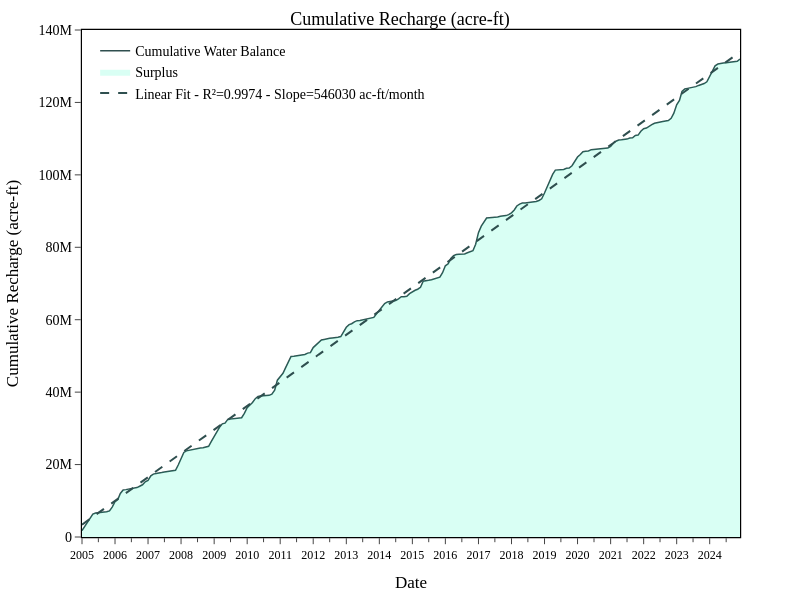

The notebook cell saved with this chart:
### Code cell
import plotly.graph_objects as go
import pandas as pd

# Prepare data (ensure sorted and handle missing)
plot_df = zonal_stats_df.copy().sort_values('Date')
# plot_df[['Irrigation_m3','Precip_and_Snowmelt_m3','AET_m3']] = plot_df[['Irrigation_m3','Precip_and_Snowmelt_m3','AET_m3']].fillna(0)

# Net monthly balance (inputs - outputs), convert to acre-ft
plot_df['Recharge_acft'] = (
    plot_df['Recharge_m3']
) * 0.000810714

# Cumulative water balance (acre-ft)
plot_df['Cum_Recharge_acft'] = plot_df['Recharge_acft'].cumsum()

# Linear fit to plot_df['Cum_Recharge_acft']
fit = np.polyfit(plot_df.index, plot_df['Cum_Recharge_acft'], 1)
fit_fn = np.poly1d(fit)
# R2 calculation
y_true = plot_df['Cum_Recharge_acft'].values
y_pred = fit_fn(plot_df.index)
ss_res = np.sum((y_true - y_pred) ** 2)
ss_tot = np.sum((y_true - np.mean(y_true)) ** 2)
r_squared = 1 - ss_res / ss_tot
print(f"R² of cumulative recharge linear fit: {r_squared:.4f}")

fig = go.Figure()

# Main cumulative line
fig.add_trace(go.Scatter(
    x=plot_df['Date'],
    y=plot_df['Cum_Recharge_acft'],
    mode='lines',
    line=dict(color='darkslategray', width=1.5),
    name='Cumulative Water Balance'
))

# Positive fill (blue) above zero
fig.add_trace(go.Scatter(
    x=plot_df['Date'],
    y=plot_df['Cum_Recharge_acft'].clip(lower=0),
    fill='tozeroy',
    fillcolor='rgba(0, 255, 183, 0.15)',
    line=dict(width=0),
    name='Surplus',
    hoverinfo='skip'
))

# # Negative fill (red) below zero
# fig.add_trace(go.Scatter(
#     x=plot_df['Date'],
#     y=plot_df['Cum_Recharge_acft'].clip(upper=0),
#     fill='tozeroy',
#     fillcolor='rgba(220, 20, 60, 0.3)',
#     line=dict(width=0),
#     name='Deficit',
#     hoverinfo='skip'
# ))

# add linear fit line
fig.add_trace(go.Scatter(
    x=plot_df['Date'],
    y=fit_fn(plot_df.index),
    mode='lines',
    line=dict(color='darkslategrey', width=2, dash='dash'),
    name=f'Linear Fit - R²={r_squared:.4f} - Slope={fit[0]:.0f} ac-ft/month'
)) 

# Zero line
# fig.add_hline(y=0, line_dash="solid", line_color="black", line_width=0.8)

# Styling (matching your last plot)
target_font = "Times New Roman"
target_size = 14

fig.update_layout(
    height=600, width=800, plot_bgcolor='white',
    font=dict(family=target_font, size=target_size, color="black"),
    title_text="Cumulative Recharge (acre-ft)",
    title_x=0.5,
    title_y=0.98,
    title_font=dict(family=target_font, size=18),
    margin=dict(t=30, b=60, l=60, r=60),
    legend=dict(x=0.02, y=0.99, xanchor="left", yanchor="top")
)

fig.update_xaxes(
    showline=True, linewidth=1.2, linecolor='black', mirror=True,
    showgrid=False,
    title_text="Date",
    title_font=dict(family=target_font),
    tickfont=dict(family=target_font, size=12),
    ticks="outside",
    ticklen=6,
    range=[pd.Timestamp('2005-01-01'), pd.Timestamp('2024-12-01')],
    dtick="M12",
    minor=dict(ticklen=4, dtick="M6", showgrid=False)
)

fig.update_yaxes(
    showline=True, linewidth=1.2, linecolor='black', mirror=True,
    showgrid=False,
    title_text="Cumulative Recharge (acre-ft)",
    title_font=dict(family=target_font),
    tickfont=dict(family=target_font),
    ticks="outside",
    ticklen=6,
    range=[0, 140E6]
)

fig.show()

### Figure 1 — Plotly figure (JSON) as saved in the notebook; plotly's stock layout.template omitted (floating-point values rounded to 4 significant figures; data arrays with more than 128 entries replaced by an {"elided": "..."} marker saying what was removed)
{"data": [{"line": {"color": "darkslategray", "width": 1.5}, "mode": "lines", "name": "Cumulative Water Balance", "type": "scatter", "x": {"elided": "240 str values"}, "y": {"elided": "240 float values"}}, {"fill": "tozeroy", "fillcolor": "rgba(0, 255, 183, 0.15)", "hoverinfo": "skip", "line": {"width": 0}, "name": "Surplus", "type": "scatter", "x": {"elided": "240 str values"}, "y": {"elided": "240 float values"}}, {"line": {"color": "darkslategrey", "dash": "dash", "width": 2}, "mode": "lines", "name": "Linear Fit - R²=0.9974 - Slope=546030 ac-ft/month", "type": "scatter", "x": {"elided": "240 str values"}, "y": {"elided": "240 float values"}}], "layout": {"font": {"color": "black", "family": "Times New Roman", "size": 14}, "height": 600, "legend": {"x": 0.02, "xanchor": "left", "y": 0.99, "yanchor": "top"}, "margin": {"b": 60, "l": 60, "r": 60, "t": 30}, "plot_bgcolor": "white", "title": {"font": {"family": "Times New Roman", "size": 18}, "text": "Cumulative Recharge (acre-ft)", "x": 0.5, "y": 0.98}, "width": 800, "xaxis": {"dtick": "M12", "linecolor": "black", "linewidth": 1.2, "minor": {"dtick": "M6", "showgrid": false, "ticklen": 4}, "mirror": true, "range": ["2005-01-01T00:00:00", "2024-12-01T00:00:00"], "showgrid": false, "showline": true, "tickfont": {"family": "Times New Roman", "size": 12}, "ticklen": 6, "ticks": "outside", "title": {"font": {"family": "Times New Roman"}, "text": "Date"}}, "yaxis": {"linecolor": "black", "linewidth": 1.2, "mirror": true, "range": [0, 140000000], "showgrid": false, "showline": true, "tickfont": {"family": "Times New Roman"}, "ticklen": 6, "ticks": "outside", "title": {"font": {"family": "Times New Roman"}, "text": "Cumulative Recharge (acre-ft)"}}}}
